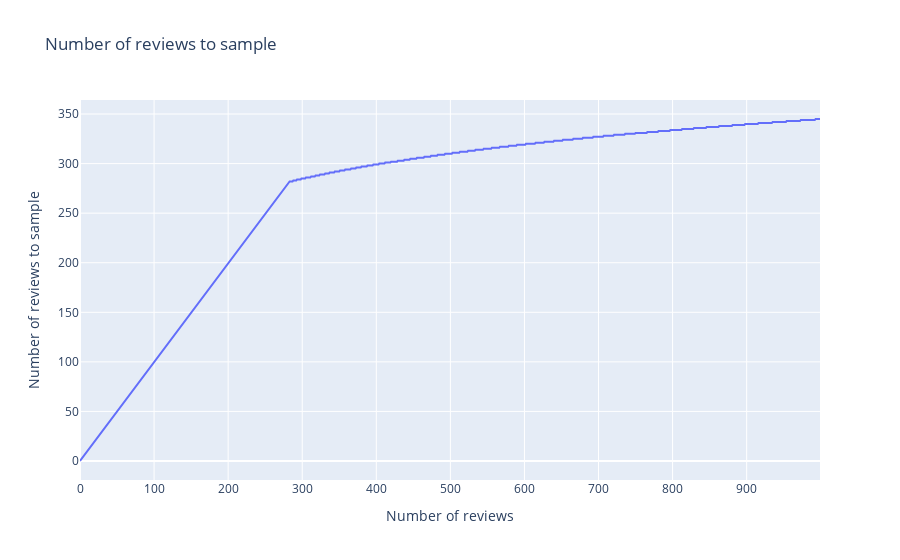

The cell this chart's notebook holds for it:
### Code cell
# plot get_number_of_reviews_to_sample
x = np.arange(0, 1000)
y = [get_number_of_reviews_to_sample(i) for i in x]
fig = go.Figure()
fig.add_trace(go.Scatter(x=x, y=y))
fig.update_layout(title="Number of reviews to sample", xaxis_title="Number of reviews", yaxis_title="Number of reviews to sample")
fig.show()

### Figure 1 — Plotly figure (JSON) as saved in the notebook; plotly's stock layout.template omitted (floating-point values rounded to 4 significant figures; data arrays with more than 128 entries replaced by an {"elided": "..."} marker saying what was removed)
{"data": [{"type": "scatter", "x": {"elided": "1000 int values"}, "y": {"elided": "1000 int values"}}], "layout": {"title": {"text": "Number of reviews to sample"}, "xaxis": {"title": {"text": "Number of reviews"}}, "yaxis": {"title": {"text": "Number of reviews to sample"}}}}
